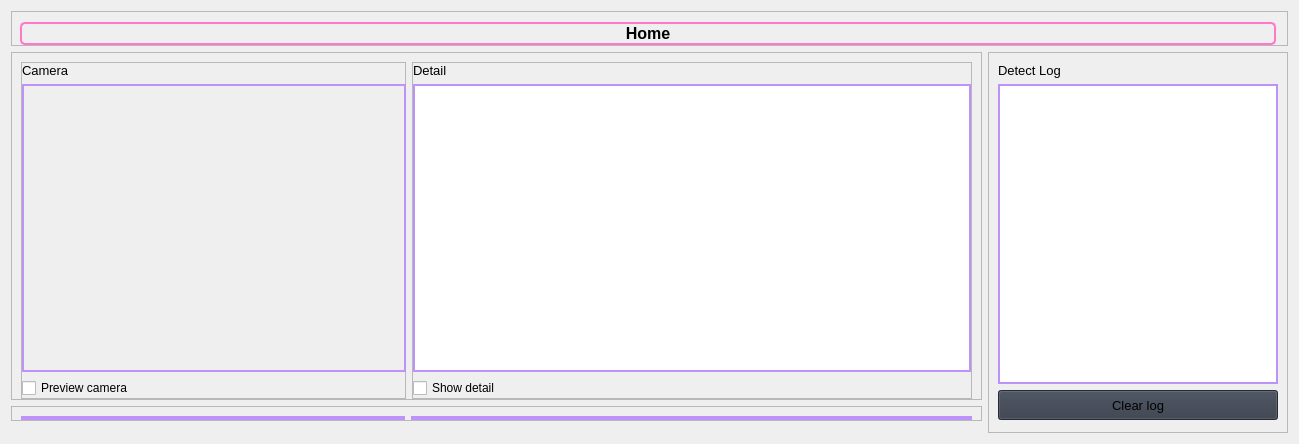
                     <widget class="QWidget" name="Home">
                      <property name="styleSheet">
                       <string notr="true"/>
                      </property>
                      <layout class="QGridLayout" name="gridLayout_3">
                       <item row="0" column="0" colspan="2">
                        <widget class="QFrame" name="row_7">
                         <property name="frameShape">
                          <enum>QFrame::StyledPanel</enum>
                         </property>
                         <property name="frameShadow">
                          <enum>QFrame::Raised</enum>
                         </property>
                         <layout class="QVBoxLayout" name="verticalLayout_36">
                          <property name="spacing">
                           <number>0</number>
                          </property>
                          <property name="leftMargin">
                           <number>8</number>
                          </property>
                          <property name="topMargin">
                           <number>10</number>
                          </property>
                          <property name="rightMargin">
                           <number>11</number>
                          </property>
                          <property name="bottomMargin">
                           <number>0</number>
                          </property>
                          <item>
                           <widget class="QLabel" name="label_3">
                            <property name="font">
                             <font>
                              <pointsize>12</pointsize>
                              <italic>false</italic>
                              <bold>true</bold>
                             </font>
                            </property>
                            <property name="styleSheet">
                             <string notr="true">font: 12pt &quot;Segoe UI&quot;;
font-weight: bold;
border-radius: 5px;
border: 2px solid #ff79c6;</string>
                            </property>
                            <property name="text">
                             <string>Home</string>
                            </property>
                            <property name="alignment">
                             <set>Qt::AlignCenter</set>
                            </property>
                           </widget>
                          </item>
                         </layout>
                        </widget>
                       </item>
                       <item row="1" column="0">
                        <widget class="QFrame" name="frame">
                         <property name="minimumSize">
                          <size>
                           <width>0</width>
                           <height>0</height>
                          </size>
                         </property>
                         <property name="maximumSize">
                          <size>
                           <width>16777215</width>
                           <height>352</height>
                          </size>
                         </property>
                         <property name="styleSheet">
                          <string notr="true">/*border: 1px solid #73AD21;</string>
                         </property>
                         <property name="frameShape">
                          <enum>QFrame::StyledPanel</enum>
                         </property>
                         <property name="frameShadow">
                          <enum>QFrame::Raised</enum>
                         </property>
                         <layout class="QHBoxLayout" name="horizontalLayout_8">
                          <property name="spacing">
                           <number>6</number>
                          </property>
                          <property name="leftMargin">
                           <number>9</number>
                          </property>
                          <property name="topMargin">
                           <number>9</number>
                          </property>
                          <property name="rightMargin">
                           <number>9</number>
                          </property>
                          <property name="bottomMargin">
                           <number>0</number>
                          </property>
                          <item>
                           <widget class="QFrame" name="frame_3">
                            <property name="minimumSize">
                             <size>
                              <width>385</width>
                              <height>0</height>
                             </size>
                            </property>
                            <property name="maximumSize">
                             <size>
                              <width>384</width>
                              <height>16777215</height>
                             </size>
                            </property>
                            <property name="frameShape">
                             <enum>QFrame::StyledPanel</enum>
                            </property>
                            <property name="frameShadow">
                             <enum>QFrame::Raised</enum>
                            </property>
                            <layout class="QVBoxLayout" name="verticalLayout_22">
                             <property name="spacing">
                              <number>6</number>
                             </property>
                             <property name="leftMargin">
                              <number>0</number>
                             </property>
                             <property name="topMargin">
                              <number>0</number>
                             </property>
                             <property name="rightMargin">
                              <number>0</number>
                             </property>
                             <property name="bottomMargin">
                              <number>0</number>
                             </property>
                             <item>
                              <widget class="QLabel" name="labelBoxBlenderInstalation_7">
                               <property name="sizePolicy">
                                <sizepolicy hsizetype="Preferred" vsizetype="Fixed">
                                 <horstretch>0</horstretch>
                                 <verstretch>0</verstretch>
                                </sizepolicy>
                               </property>
                               <property name="font">
                                <font>
                                 <pointsize>10</pointsize>
                                 <italic>false</italic>
                                 <bold>false</bold>
                                </font>
                               </property>
                               <property name="styleSheet">
                                <string notr="true"/>
                               </property>
                               <property name="text">
                                <string>Camera</string>
                               </property>
                              </widget>
                             </item>
                             <item alignment="Qt::AlignHCenter|Qt::AlignVCenter">
                              <widget class="QFrame" name="Camera_Frame_1">
                               <property name="minimumSize">
                                <size>
                                 <width>384</width>
                                 <height>288</height>
                                </size>
                               </property>
                               <property name="maximumSize">
                                <size>
                                 <width>384</width>
                                 <height>288</height>
                                </size>
                               </property>
                               <property name="styleSheet">
                                <string notr="true">#Camera_Frame_1 {
	border: 2px solid #bd93f9;
	/*background-position: center;
	background-repeat: no-repeat;
	background-image: url(:/images/images/images/Logo_Small (8).png);*/
}

</string>
                               </property>
                               <property name="frameShape">
                                <enum>QFrame::StyledPanel</enum>
                               </property>
                               <property name="frameShadow">
                                <enum>QFrame::Raised</enum>
                               </property>
                               <layout class="QVBoxLayout" name="Camera_Frame_1_Layout">
                                <property name="spacing">
                                 <number>0</number>
                                </property>
                                <property name="leftMargin">
                                 <number>0</number>
                                </property>
                                <property name="topMargin">
                                 <number>0</number>
                                </property>
                                <property name="rightMargin">
                                 <number>0</number>
                                </property>
                                <property name="bottomMargin">
                                 <number>0</number>
                                </property>
                                <item alignment="Qt::AlignHCenter|Qt::AlignVCenter">
                                 <widget class="QLabel" name="Camera1_label">
                                  <property name="sizePolicy">
                                   <sizepolicy hsizetype="Preferred" vsizetype="Preferred">
                                    <horstretch>0</horstretch>
                                    <verstretch>0</verstretch>
                                   </sizepolicy>
                                  </property>
                                  <property name="styleSheet">
                                   <string notr="true">font: 15pt &quot;Segoe UI&quot;;
color: #E6E6E6;</string>
                                  </property>
                                  <property name="text">
                                   <string/>
                                  </property>
                                 </widget>
                                </item>
                               </layout>
                              </widget>
                             </item>
                             <item>
                              <widget class="QCheckBox" name="pre_cam_1">
                               <property name="maximumSize">
                                <size>
                                 <width>16777215</width>
                                 <height>16777215</height>
                                </size>
                               </property>
                               <property name="text">
                                <string>Preview camera</string>
                               </property>
                              </widget>
                             </item>
                            </layout>
                           </widget>
                          </item>
                          <item>
                           <widget class="QFrame" name="frame_5">
                            <property name="minimumSize">
                             <size>
                              <width>0</width>
                              <height>0</height>
                             </size>
                            </property>
                            <property name="maximumSize">
                             <size>
                              <width>16777215</width>
                              <height>16777215</height>
                             </size>
                            </property>
                            <property name="frameShape">
                             <enum>QFrame::StyledPanel</enum>
                            </property>
                            <property name="frameShadow">
                             <enum>QFrame::Raised</enum>
                            </property>
                            <layout class="QVBoxLayout" name="verticalLayout_23">
                             <property name="leftMargin">
                              <number>0</number>
                             </property>
                             <property name="topMargin">
                              <number>0</number>
                             </property>
                             <property name="rightMargin">
                              <number>0</number>
                             </property>
                             <property name="bottomMargin">
                              <number>0</number>
                             </property>
                             <item>
                              <widget class="QLabel" name="labelBoxBlenderInstalation_10">
                               <property name="sizePolicy">
                                <sizepolicy hsizetype="Preferred" vsizetype="Fixed">
                                 <horstretch>0</horstretch>
                                 <verstretch>0</verstretch>
                                </sizepolicy>
                               </property>
                               <property name="maximumSize">
                                <size>
                                 <width>384</width>
                                 <height>16777215</height>
                                </size>
                               </property>
                               <property name="font">
                                <font>
                                 <pointsize>10</pointsize>
                                 <italic>false</italic>
                                 <bold>false</bold>
                                </font>
                               </property>
                               <property name="styleSheet">
                                <string notr="true"/>
                               </property>
                               <property name="text">
                                <string>Detail</string>
                               </property>
                              </widget>
                             </item>
                             <item>
                              <widget class="QTextBrowser" name="Detail_text">
                               <property name="styleSheet">
                                <string notr="true">#Detail_text {
	border: 2px solid #bd93f9;
}</string>
                               </property>
                               <property name="html">
                                <string>&lt;!DOCTYPE HTML PUBLIC &quot;-//W3C//DTD HTML 4.0//EN&quot; &quot;http://www.w3.org/TR/REC-html40/strict.dtd&quot;&gt;
&lt;html&gt;&lt;head&gt;&lt;meta name=&quot;qrichtext&quot; content=&quot;1&quot; /&gt;&lt;meta charset=&quot;utf-8&quot; /&gt;&lt;style type=&quot;text/css&quot;&gt;
p, li { white-space: pre-wrap; }
&lt;/style&gt;&lt;/head&gt;&lt;body style=&quot; font-family:'Segoe UI'; font-size:10pt; font-weight:400; font-style:normal;&quot;&gt;
&lt;p style=&quot;-qt-paragraph-type:empty; margin-top:0px; margin-bottom:0px; margin-left:0px; margin-right:0px; -qt-block-indent:0; text-indent:0px;&quot;&gt;&lt;br /&gt;&lt;/p&gt;&lt;/body&gt;&lt;/html&gt;</string>
                               </property>
                              </widget>
                             </item>
                             <item>
                              <widget class="QCheckBox" name="show_detail">
                               <property name="minimumSize">
                                <size>
                                 <width>0</width>
                                 <height>0</height>
                                </size>
                               </property>
                               <property name="maximumSize">
                                <size>
                                 <width>384</width>
                                 <height>16777215</height>
                                </size>
                               </property>
                               <property name="text">
                                <string>Show detail</string>
                               </property>
                              </widget>
                             </item>
                            </layout>
                           </widget>
                          </item>
                         </layout>
                        </widget>
                       </item>
                       <item row="1" column="1" rowspan="4">
                        <widget class="QFrame" name="frame_2">
                         <property name="sizePolicy">
                          <sizepolicy hsizetype="Fixed" vsizetype="Preferred">
                           <horstretch>0</horstretch>
                           <verstretch>0</verstretch>
                          </sizepolicy>
                         </property>
                         <property name="minimumSize">
                          <size>
                           <width>300</width>
                           <height>0</height>
                          </size>
                         </property>
                         <property name="maximumSize">
                          <size>
                           <width>300</width>
                           <height>16777215</height>
                          </size>
                         </property>
                         <property name="frameShape">
                          <enum>QFrame::StyledPanel</enum>
                         </property>
                         <property name="frameShadow">
                          <enum>QFrame::Raised</enum>
                         </property>
                         <layout class="QVBoxLayout" name="verticalLayout_28">
                          <property name="spacing">
                           <number>6</number>
                          </property>
                          <property name="topMargin">
                           <number>10</number>
                          </property>
                          <property name="bottomMargin">
                           <number>12</number>
                          </property>
                          <item>
                           <widget class="QLabel" name="labelBoxBlenderInstalation_8">
                            <property name="sizePolicy">
                             <sizepolicy hsizetype="Preferred" vsizetype="Fixed">
                              <horstretch>0</horstretch>
                              <verstretch>0</verstretch>
                             </sizepolicy>
                            </property>
                            <property name="font">
                             <font>
                              <pointsize>10</pointsize>
                              <italic>false</italic>
                              <bold>false</bold>
                             </font>
                            </property>
                            <property name="styleSheet">
                             <string notr="true"/>
                            </property>
                            <property name="text">
                             <string>Detect Log</string>
                            </property>
                           </widget>
                          </item>
                          <item>
                           <widget class="QTextBrowser" name="Detect_LOG">
                            <property name="styleSheet">
                             <string notr="true">#Detect_LOG {
	border: 2px solid #bd93f9;
}</string>
                            </property>
                            <property name="html">
                             <string>&lt;!DOCTYPE HTML PUBLIC &quot;-//W3C//DTD HTML 4.0//EN&quot; &quot;http://www.w3.org/TR/REC-html40/strict.dtd&quot;&gt;
&lt;html&gt;&lt;head&gt;&lt;meta name=&quot;qrichtext&quot; content=&quot;1&quot; /&gt;&lt;meta charset=&quot;utf-8&quot; /&gt;&lt;style type=&quot;text/css&quot;&gt;
p, li { white-space: pre-wrap; }
&lt;/style&gt;&lt;/head&gt;&lt;body style=&quot; font-family:'Segoe UI'; font-size:10pt; font-weight:400; font-style:normal;&quot;&gt;
&lt;p style=&quot;-qt-paragraph-type:empty; margin-top:0px; margin-bottom:0px; margin-left:0px; margin-right:0px; -qt-block-indent:0; text-indent:0px;&quot;&gt;&lt;br /&gt;&lt;/p&gt;&lt;/body&gt;&lt;/html&gt;</string>
                            </property>
                           </widget>
                          </item>
                          <item>
                           <widget class="QPushButton" name="btn_clear_log">
                            <property name="minimumSize">
                             <size>
                              <width>150</width>
                              <height>30</height>
                             </size>
                            </property>
                            <property name="font">
                             <font>
                              <pointsize>10</pointsize>
                              <italic>false</italic>
                              <bold>false</bold>
                             </font>
                            </property>
                            <property name="cursor">
                             <cursorShape>PointingHandCursor</cursorShape>
                            </property>
                            <property name="styleSheet">
                             <string notr="true">background-color: rgb(52, 59, 72);</string>
                            </property>
                            <property name="text">
                             <string>Clear log</string>
                            </property>
                            <property name="icon">
                             <iconset resource="resources.qrc">
                              <normaloff>:/icons/images/icons/cil-x-circle.png</normaloff>:/icons/images/icons/cil-x-circle.png</iconset>
                            </property>
                           </widget>
                          </item>
                         </layout>
                        </widget>
                       </item>
                       <item row="2" column="0">
                        <widget class="QFrame" name="frame_charts">
                         <property name="sizePolicy">
                          <sizepolicy hsizetype="Expanding" vsizetype="Expanding">
                           <horstretch>0</horstretch>
                           <verstretch>0</verstretch>
                          </sizepolicy>
                         </property>
                         <property name="frameShape">
                          <enum>QFrame::StyledPanel</enum>
                         </property>
                         <property name="frameShadow">
                          <enum>QFrame::Raised</enum>
                         </property>
                         <layout class="QHBoxLayout" name="horizontalLayout_10">
                          <property name="spacing">
                           <number>6</number>
                          </property>
                          <property name="bottomMargin">
                           <number>0</number>
                          </property>
                          <item>
                           <widget class="QFrame" name="frame_donut">
                            <property name="sizePolicy">
                             <sizepolicy hsizetype="Preferred" vsizetype="Expanding">
                              <horstretch>0</horstretch>
                              <verstretch>0</verstretch>
                             </sizepolicy>
                            </property>
                            <property name="minimumSize">
                             <size>
                              <width>384</width>
                              <height>0</height>
                             </size>
                            </property>
                            <property name="maximumSize">
                             <size>
                              <width>600</width>
                              <height>16777215</height>
                             </size>
                            </property>
                            <property name="styleSheet">
                             <string notr="true">#frame_donut{
	border: 2px solid #bd93f9;
}</string>
                            </property>
                            <property name="frameShape">
                             <enum>QFrame::StyledPanel</enum>
                            </property>
                            <property name="frameShadow">
                             <enum>QFrame::Raised</enum>
                            </property>
                            <layout class="QVBoxLayout" name="Donut_Frame_Layout">
                             <property name="spacing">
                              <number>0</number>
                             </property>
                             <property name="leftMargin">
                              <number>0</number>
                             </property>
                             <property name="topMargin">
                              <number>0</number>
                             </property>
                             <property name="rightMargin">
                              <number>0</number>
                             </property>
                             <property name="bottomMargin">
                              <number>0</number>
                             </property>
                            </layout>
                           </widget>
                          </item>
                          <item>
                           <widget class="QFrame" name="frame_line">
                            <property name="sizePolicy">
                             <sizepolicy hsizetype="Preferred" vsizetype="Expanding">
                              <horstretch>0</horstretch>
                              <verstretch>0</verstretch>
                             </sizepolicy>
                            </property>
                            <property name="minimumSize">
                             <size>
                              <width>561</width>
                              <height>0</height>
                             </size>
                            </property>
                            <property name="styleSheet">
                             <string notr="true">#frame_line{
	border: 2px solid #bd93f9;
}</string>
                            </property>
                            <property name="frameShape">
                             <enum>QFrame::StyledPanel</enum>
                            </property>
                            <property name="frameShadow">
                             <enum>QFrame::Raised</enum>
                            </property>
                            <layout class="QVBoxLayout" name="Line_Frame_Layout">
                             <property name="spacing">
                              <number>0</number>
                             </property>
                             <property name="leftMargin">
                              <number>0</number>
                             </property>
                             <property name="topMargin">
                              <number>0</number>
                             </property>
                             <property name="rightMargin">
                              <number>0</number>
                             </property>
                             <property name="bottomMargin">
                              <number>0</number>
                             </property>
                            </layout>
                           </widget>
                          </item>
                         </layout>
                        </widget>
                       </item>
                      </layout>
                     </widget>
